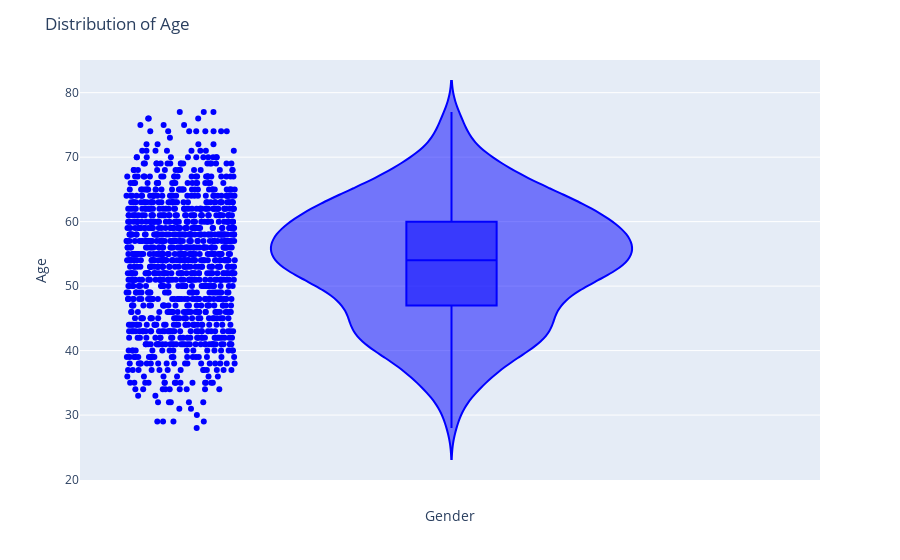

The notebook cell saved with this chart:
### Code cell
# Creaing a violinplot using ".violinplot()" of seaborn for 'Age wise distribution'

fig = px.violin(
    heart, y="age", box=True, points="all", color_discrete_sequence=["blue"]
)

# Update the layout of the plot (optional)
fig.update_layout(
    # Title for Violin plot
    title="Distribution of Age",
    # axis for visualization
    xaxis_title="Gender",
    yaxis_title="Age",
    showlegend=False,  # Hide the legend if not needed
)

# Show the plot
fig.show()

### Figure 1 — Plotly figure (JSON) as saved in the notebook; plotly's stock layout.template omitted (floating-point values rounded to 4 significant figures; data arrays with more than 128 entries replaced by an {"elided": "..."} marker saying what was removed)
{"data": [{"alignmentgroup": "True", "box": {"visible": true}, "hovertemplate": "age=%{y}<extra></extra>", "legendgroup": "", "marker": {"color": "blue"}, "name": "", "offsetgroup": "", "orientation": "v", "points": "all", "scalegroup": "True", "showlegend": false, "type": "violin", "x0": " ", "xaxis": "x", "y": {"elided": "1190 int values"}, "y0": " ", "yaxis": "y"}], "layout": {"autosize": true, "legend": {"tracegroupgap": 0}, "margin": {"t": 60}, "showlegend": false, "title": {"text": "Distribution of Age"}, "violinmode": "group", "xaxis": {"anchor": "y", "autorange": true, "domain": [0, 1], "range": [-0.5032, 0.5], "title": {"text": "Gender"}, "type": "category"}, "yaxis": {"anchor": "x", "autorange": true, "domain": [0, 1], "range": [19.94, 85.06], "title": {"text": "Age"}, "type": "linear"}}}
